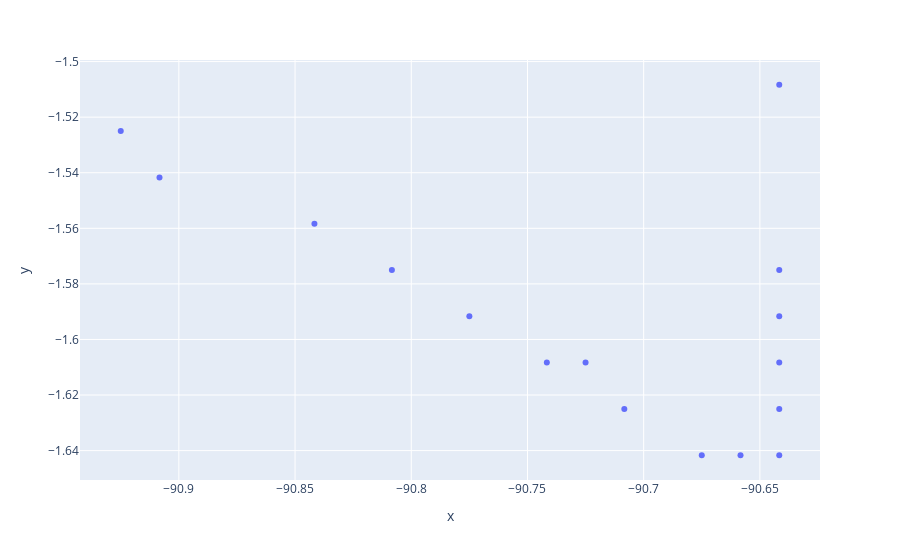

Here is the notebook cell this chart was saved with:
### Code cell
fig = px.scatter(x=cat_mounts[:, 0], y=cat_mounts[:, 1])
fig.show()

### Figure 1 — Plotly figure (JSON) as saved in the notebook; plotly's stock layout.template omitted (floating-point values rounded to 4 significant figures)
{"data": [{"hovertemplate": "x=%{x}<br>y=%{y}<extra></extra>", "legendgroup": "", "marker": {"color": "#636efa", "symbol": "circle"}, "mode": "markers", "name": "", "orientation": "v", "showlegend": false, "type": "scatter", "x": [-90.64, -90.92, -90.91, -90.84, -90.81, -90.64, -90.78, -90.64, -90.74, -90.72, -90.64, -90.71, -90.64, -90.67, -90.66, -90.64], "xaxis": "x", "y": [-1.508, -1.525, -1.542, -1.558, -1.575, -1.575, -1.592, -1.592, -1.608, -1.608, -1.608, -1.625, -1.625, -1.642, -1.642, -1.642], "yaxis": "y"}], "layout": {"legend": {"tracegroupgap": 0}, "margin": {"t": 60}, "xaxis": {"anchor": "y", "domain": [0, 1], "title": {"text": "x"}}, "yaxis": {"anchor": "x", "domain": [0, 1], "title": {"text": "y"}}}}
